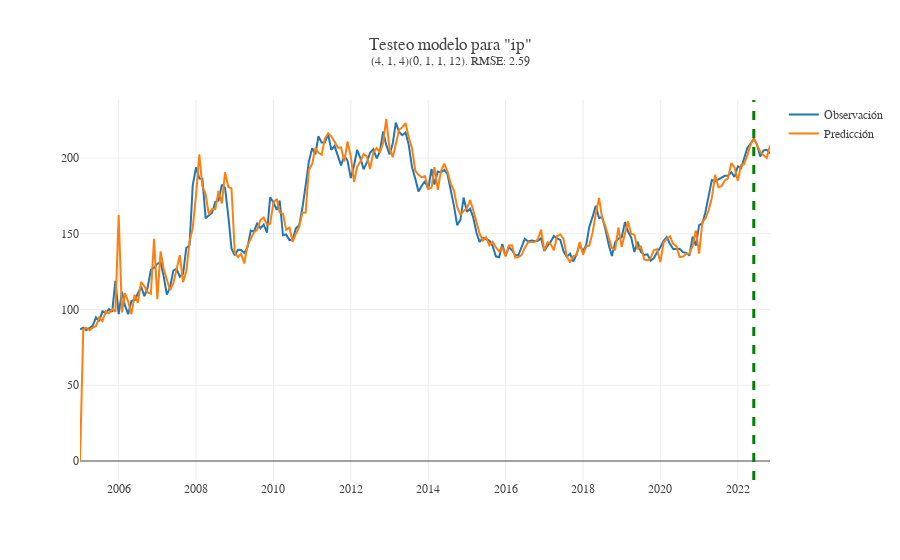
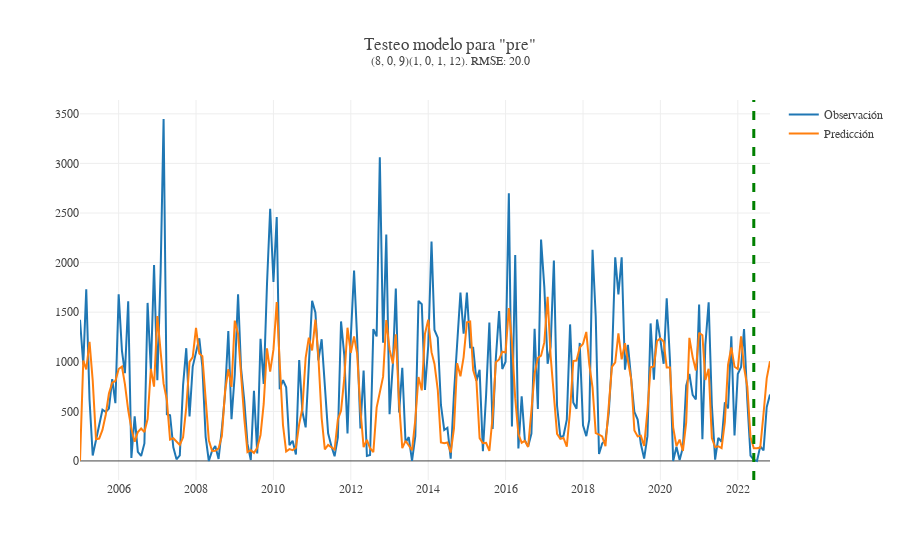
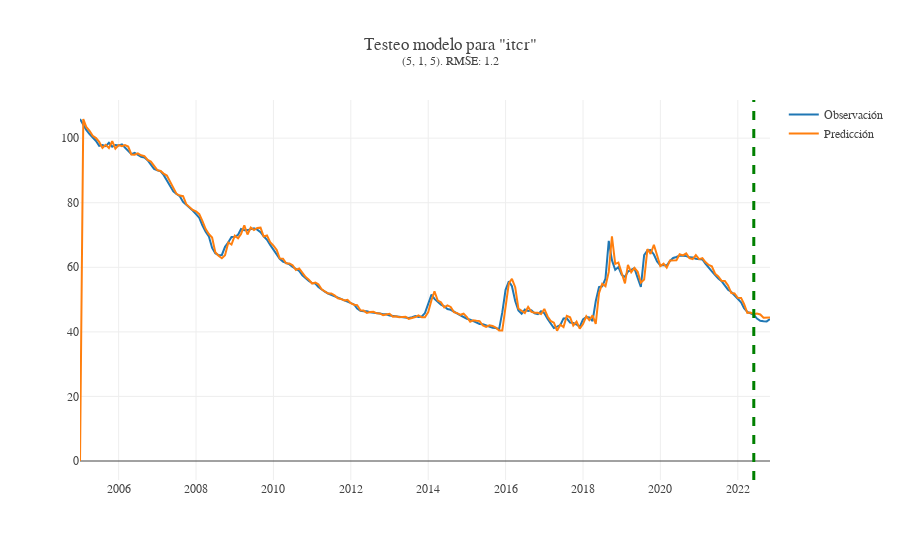

Write notebook code for charts like these, in order.
### Code cell
modelos_exogenas = {train_model_ip:"ip", train_model_pre:"pre", train_model_itcr:"itcr"}
for modelo in modelos_exogenas:
    variable = modelos_exogenas[modelo]
    order = MODEL_ORDERS[variable]["order"]
    seasonal_order = MODEL_ORDERS[variable]["seasonal_order"]
    seasonal_order = "" if not seasonal_order else seasonal_order
    fitted = modelo.fit()
    forecast = fitted.forecast(meses_prediccion)
    forecast = pd.concat([fitted.fittedvalues, forecast])
    if modelo == train_model_pre:
        forecast = np.exp(forecast) #Transformación de inversión
    obs_pred_df = pd.DataFrame({"observado":test[variable],
                                "prediccion": forecast})
    RMSE = round(math.sqrt(mean_squared_error(obs_pred_df["observado"], obs_pred_df["prediccion"])), 2)
    plot_predicc_obs_exog = go.Figure()
    # plot_predicc_obs_exog.add_trace(go.Scatter(x=obs_pred_df.index, y = obs_pred_df["observado"], name = "Observación"))
    plot_predicc_obs_exog.add_trace(go.Scatter(x=df.index.to_timestamp(), y = df[variable], name = "Observación"))
    plot_predicc_obs_exog.add_trace(go.Scatter(x=obs_pred_df.index.to_timestamp(), y = obs_pred_df["prediccion"], name = "Predicción"))
    plot_predicc_obs_exog.add_vline(x = obs_pred_df.index.to_timestamp()[-meses_testeo], line_width=3, line_dash="dash", line_color="green")
    plot_predicc_obs_exog.update_layout(template = None, title_text =f"Testeo modelo para \"{variable}\"<br><sup>{order}{seasonal_order}. RMSE: {RMSE}",
    font_family = "georgia")
    plot_predicc_obs_exog.write_image(f"../output/testeo_exog_sarimax/testeo_exog_sarimax_{variable}.pdf")
    plot_predicc_obs_exog.show()

### Figure 1 — Plotly figure (JSON) as saved in the notebook; plotly's stock layout.template omitted (floating-point values rounded to 4 significant figures; data arrays with more than 128 entries replaced by an {"elided": "..."} marker saying what was removed)
{"data": [{"name": "Observación", "type": "scatter", "x": {"elided": "215 str values"}, "y": {"elided": "215 float values"}}, {"name": "Predicción", "type": "scatter", "x": {"elided": "215 str values"}, "y": {"elided": "215 float values"}}], "layout": {"font": {"family": "georgia"}, "shapes": [{"line": {"color": "green", "dash": "dash", "width": 3}, "type": "line", "x0": "2022-06-01T00:00:00", "x1": "2022-06-01T00:00:00", "xref": "x", "y0": 0, "y1": 1, "yref": "y domain"}], "title": {"text": "Testeo modelo para \"ip\"<br><sup>(4, 1, 4)(0, 1, 1, 12). RMSE: 2.59"}}}

### Figure 2 — Plotly figure (JSON) as saved in the notebook; plotly's stock layout.template omitted (floating-point values rounded to 4 significant figures; data arrays with more than 128 entries replaced by an {"elided": "..."} marker saying what was removed)
{"data": [{"name": "Observación", "type": "scatter", "x": {"elided": "215 str values"}, "y": {"elided": "215 float values"}}, {"name": "Predicción", "type": "scatter", "x": {"elided": "215 str values"}, "y": {"elided": "215 float values"}}], "layout": {"font": {"family": "georgia"}, "shapes": [{"line": {"color": "green", "dash": "dash", "width": 3}, "type": "line", "x0": "2022-06-01T00:00:00", "x1": "2022-06-01T00:00:00", "xref": "x", "y0": 0, "y1": 1, "yref": "y domain"}], "title": {"text": "Testeo modelo para \"pre\"<br><sup>(8, 0, 9)(1, 0, 1, 12). RMSE: 20.0"}}}

### Figure 3 — Plotly figure (JSON) as saved in the notebook; plotly's stock layout.template omitted (floating-point values rounded to 4 significant figures; data arrays with more than 128 entries replaced by an {"elided": "..."} marker saying what was removed)
{"data": [{"name": "Observación", "type": "scatter", "x": {"elided": "215 str values"}, "y": {"elided": "215 float values"}}, {"name": "Predicción", "type": "scatter", "x": {"elided": "215 str values"}, "y": {"elided": "215 float values"}}], "layout": {"font": {"family": "georgia"}, "shapes": [{"line": {"color": "green", "dash": "dash", "width": 3}, "type": "line", "x0": "2022-06-01T00:00:00", "x1": "2022-06-01T00:00:00", "xref": "x", "y0": 0, "y1": 1, "yref": "y domain"}], "title": {"text": "Testeo modelo para \"itcr\"<br><sup>(5, 1, 5). RMSE: 1.2"}}}
